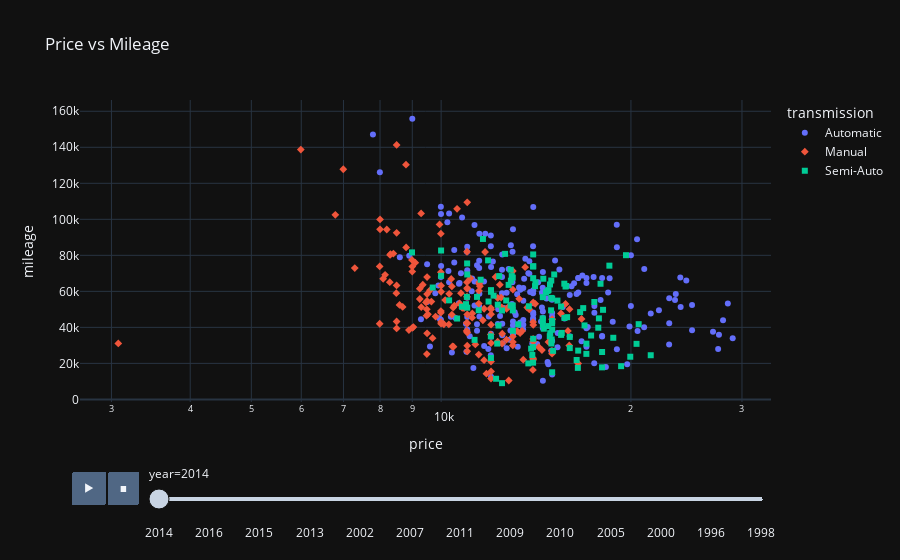

The notebook cell this image was saved under:
### Code cell
test=px.scatter(bmw, x="price",y="mileage", log_x= True, symbol= 'transmission'
                , animation_frame= 'year',template="plotly_dark",
           color='transmission',hover_name='transmission',title="Price vs Mileage")
test

### Figure 1 — Plotly figure (JSON) as saved in the notebook; plotly's stock layout.template omitted (floating-point values rounded to 4 significant figures; data arrays with more than 128 entries replaced by an {"elided": "..."} marker saying what was removed)
{"data": [{"hovertemplate": "<b>%{hovertext}</b><br><br>transmission=Automatic<br>year=2014<br>price=%{x}<br>mileage=%{y}<extra></extra>", "hovertext": {"elided": "209 str values"}, "legendgroup": "Automatic", "marker": {"color": "#636efa", "symbol": "circle"}, "mode": "markers", "name": "Automatic", "orientation": "v", "showlegend": true, "type": "scatter", "x": {"elided": "209 int values"}, "xaxis": "x", "y": {"elided": "209 int values"}, "yaxis": "y"}, {"hovertemplate": "<b>%{hovertext}</b><br><br>transmission=Manual<br>year=2014<br>price=%{x}<br>mileage=%{y}<extra></extra>", "hovertext": {"elided": "161 str values"}, "legendgroup": "Manual", "marker": {"color": "#EF553B", "symbol": "diamond"}, "mode": "markers", "name": "Manual", "orientation": "v", "showlegend": true, "type": "scatter", "x": {"elided": "161 int values"}, "xaxis": "x", "y": {"elided": "161 int values"}, "yaxis": "y"}, {"hovertemplate": "<b>%{hovertext}</b><br><br>transmission=Semi-Auto<br>year=2014<br>price=%{x}<br>mileage=%{y}<extra></extra>", "hovertext": ["Semi-Auto", "Semi-Auto", "Semi-Auto", "Semi-Auto", "Semi-Auto", "Semi-Auto", "Semi-Auto", "Semi-Auto", "Semi-Auto", "Semi-Auto", "Semi-Auto", "Semi-Auto", "Semi-Auto", "Semi-Auto", "Semi-Auto", "Semi-Auto", "Semi-Auto", "Semi-Auto", "Semi-Auto", "Semi-Auto", "Semi-Auto", "Semi-Auto", "Semi-Auto", "Semi-Auto", "Semi-Auto", "Semi-Auto", "Semi-Auto", "Semi-Auto", "Semi-Auto", "Semi-Auto", "Semi-Auto", "Semi-Auto", "Semi-Auto", "Semi-Auto", "Semi-Auto", "Semi-Auto", "Semi-Auto", "Semi-Auto", "Semi-Auto", "Semi-Auto", "Semi-Auto", "Semi-Auto", "Semi-Auto", "Semi-Auto", "Semi-Auto", "Semi-Auto", "Semi-Auto", "Semi-Auto", "Semi-Auto", "Semi-Auto", "Semi-Auto", "Semi-Auto", "Semi-Auto", "Semi-Auto", "Semi-Auto", "Semi-Auto", "Semi-Auto", "Semi-Auto", "Semi-Auto", "Semi-Auto", "Semi-Auto", "Semi-Auto", "Semi-Auto", "Semi-Auto", "Semi-Auto", "Semi-Auto", "Semi-Auto", "Semi-Auto", "Semi-Auto", "Semi-Auto", "Semi-Auto", "Semi-Auto", "Semi-Auto", "Semi-Auto", "Semi-Auto", "Semi-Auto", "Semi-Auto", "Semi-Auto", "Semi-Auto", "Semi-Auto", "Semi-Auto", "Semi-Auto", "Semi-Auto", "Semi-Auto", "Semi-Auto", "Semi-Auto", "Semi-Auto", "Semi-Auto", "Semi-Auto", "Semi-Auto", "Semi-Auto", "Semi-Auto", "Semi-Auto", "Semi-Auto", "Semi-Auto", "Semi-Auto", "Semi-Auto", "Semi-Auto", "Semi-Auto", "Semi-Auto", "Semi-Auto", "Semi-Auto", "Semi-Auto", "Semi-Auto", "Semi-Auto", "Semi-Auto", "Semi-Auto", "Semi-Auto", "Semi-Auto", "Semi-Auto", "Semi-Auto", "Semi-Auto", "Semi-Auto", "Semi-Auto", "Semi-Auto", "Semi-Auto", "Semi-Auto", "Semi-Auto"], "legendgroup": "Semi-Auto", "marker": {"color": "#00cc96", "symbol": "square"}, "mode": "markers", "name": "Semi-Auto", "orientation": "v", "showlegend": true, "type": "scatter", "x": [10600, 11998, 17495, 14000, 16800, 10985, 15000, 13990, 14495, 12490, 16998, 18750, 15795, 15000, 9998, 11470, 11891, 9998, 15495, 17898, 14495, 14750, 14990, 13995, 12795, 14995, 14498, 13995, 17292, 11399, 15532, 14972, 12272, 14112, 13252, 12630, 9698, 15498, 13750, 19295, 12222, 15112, 15995, 14999, 12891, 17791, 14798, 13990, 12298, 14894, 11000, 13775, 16475, 12111, 11990, 11870, 14090, 17998, 12995, 13990, 12490, 10995, 12681, 15291, 17750, 15690, 8991, 13891, 11998, 21498, 19640, 14995, 16495, 14998, 10295, 14950, 14950, 11298, 19950, 15050, 16612, 12990, 17999, 12890, 12990, 11650, 12360, 11000, 10950, 13995, 14941, 12331, 14790, 14882, 14522, 18062, 20412, 20572, 13950, 14550, 10792, 15842, 14662, 16882, 15750, 15995, 11995, 12901, 12991, 14490, 16402, 12941, 14869, 11552, 16995, 14959, 18485, 15680], "xaxis": "x", "y": [44900, 60681, 54075, 73923, 50687, 56952, 56000, 73837, 56787, 49400, 30954, 34219, 63000, 38689, 82681, 49500, 54335, 68647, 51565, 64215, 44000, 60212, 43000, 80500, 63592, 42313, 41419, 33655, 35481, 56926, 36919, 33287, 31000, 64995, 41692, 80826, 62121, 35822, 20000, 18458, 11463, 69382, 28500, 15056, 72000, 45012, 60697, 29046, 52598, 36771, 69382, 51716, 17500, 57617, 35000, 77209, 62890, 17787, 38094, 20402, 9024, 75500, 54931, 54859, 39801, 45212, 81641, 28173, 59752, 24528, 80078, 42749, 27092, 43525, 55000, 66008, 56355, 33046, 23693, 26973, 48474, 52135, 26311, 52106, 67617, 89096, 68469, 50924, 52900, 67319, 49460, 41000, 40715, 63820, 67000, 49745, 30852, 41773, 24649, 39271, 51483, 45671, 59317, 41083, 62695, 34682, 23000, 65912, 49445, 45000, 21880, 68489, 35093, 66449, 25276, 31039, 74269, 64260], "yaxis": "y"}], "layout": {"legend": {"title": {"text": "transmission"}, "tracegroupgap": 0}, "sliders": [{"active": 0, "currentvalue": {"prefix": "year="}, "len": 0.9, "pad": {"b": 10, "t": 60}, "steps": [{"args": [["2014"], {"frame": {"duration": 0, "redraw": false}, "fromcurrent": true, "mode": "immediate", "transition": {"duration": 0, "easing": "linear"}}], "label": "2014", "method": "animate"}, {"args": [["2018"], {"frame": {"duration": 0, "redraw": false}, "fromcurrent": true, "mode": "immediate", "transition": {"duration": 0, "easing": "linear"}}], "label": "2018", "method": "animate"}, {"args": [["2016"], {"frame": {"duration": 0, "redraw": false}, "fromcurrent": true, "mode": "immediate", "transition": {"duration": 0, "easing": "linear"}}], "label": "2016", "method": "animate"}, {"args": [["2017"], {"frame": {"duration": 0, "redraw": false}, "fromcurrent": true, "mode": "immediate", "transition": {"duration": 0, "easing": "linear"}}], "label": "2017", "method": "animate"}, {"args": [["2015"], {"frame": {"duration": 0, "redraw": false}, "fromcurrent": true, "mode": "immediate", "transition": {"duration": 0, "easing": "linear"}}], "label": "2015", "method": "animate"}, {"args": [["2019"], {"frame": {"duration": 0, "redraw": false}, "fromcurrent": true, "mode": "immediate", "transition": {"duration": 0, "easing": "linear"}}], "label": "2019", "method": "animate"}, {"args": [["2013"], {"frame": {"duration": 0, "redraw": false}, "fromcurrent": true, "mode": "immediate", "transition": {"duration": 0, "easing": "linear"}}], "label": "2013", "method": "animate"}, {"args": [["2020"], {"frame": {"duration": 0, "redraw": false}, "fromcurrent": true, "mode": "immediate", "transition": {"duration": 0, "easing": "linear"}}], "label": "2020", "method": "animate"}, {"args": [["2002"], {"frame": {"duration": 0, "redraw": false}, "fromcurrent": true, "mode": "immediate", "transition": {"duration": 0, "easing": "linear"}}], "label": "2002", "method": "animate"}, {"args": [["2004"], {"frame": {"duration": 0, "redraw": false}, "fromcurrent": true, "mode": "immediate", "transition": {"duration": 0, "easing": "linear"}}], "label": "2004", "method": "animate"}, {"args": [["2007"], {"frame": {"duration": 0, "redraw": false}, "fromcurrent": true, "mode": "immediate", "transition": {"duration": 0, "easing": "linear"}}], "label": "2007", "method": "animate"}, {"args": [["2008"], {"frame": {"duration": 0, "redraw": false}, "fromcurrent": true, "mode": "immediate", "transition": {"duration": 0, "easing": "linear"}}], "label": "2008", "method": "animate"}, {"args": [["2011"], {"frame": {"duration": 0, "redraw": false}, "fromcurrent": true, "mode": "immediate", "transition": {"duration": 0, "easing": "linear"}}], "label": "2011", "method": "animate"}, {"args": [["2012"], {"frame": {"duration": 0, "redraw": false}, "fromcurrent": true, "mode": "immediate", "transition": {"duration": 0, "easing": "linear"}}], "label": "2012", "method": "animate"}, {"args": [["2009"], {"frame": {"duration": 0, "redraw": false}, "fromcurrent": true, "mode": "immediate", "transition": {"duration": 0, "easing": "linear"}}], "label": "2009", "method": "animate"}, {"args": [["2006"], {"frame": {"duration": 0, "redraw": false}, "fromcurrent": true, "mode": "immediate", "transition": {"duration": 0, "easing": "linear"}}], "label": "2006", "method": "animate"}, {"args": [["2010"], {"frame": {"duration": 0, "redraw": false}, "fromcurrent": true, "mode": "immediate", "transition": {"duration": 0, "easing": "linear"}}], "label": "2010", "method": "animate"}, {"args": [["2003"], {"frame": {"duration": 0, "redraw": false}, "fromcurrent": true, "mode": "immediate", "transition": {"duration": 0, "easing": "linear"}}], "label": "2003", "method": "animate"}, {"args": [["2005"], {"frame": {"duration": 0, "redraw": false}, "fromcurrent": true, "mode": "immediate", "transition": {"duration": 0, "easing": "linear"}}], "label": "2005", "method": "animate"}, {"args": [["2001"], {"frame": {"duration": 0, "redraw": false}, "fromcurrent": true, "mode": "immediate", "transition": {"duration": 0, "easing": "linear"}}], "label": "2001", "method": "animate"}, {"args": [["2000"], {"frame": {"duration": 0, "redraw": false}, "fromcurrent": true, "mode": "immediate", "transition": {"duration": 0, "easing": "linear"}}], "label": "2000", "method": "animate"}, {"args": [["1999"], {"frame": {"duration": 0, "redraw": false}, "fromcurrent": true, "mode": "immediate", "transition": {"duration": 0, "easing": "linear"}}], "label": "1999", "method": "animate"}, {"args": [["1996"], {"frame": {"duration": 0, "redraw": false}, "fromcurrent": true, "mode": "immediate", "transition": {"duration": 0, "easing": "linear"}}], "label": "1996", "method": "animate"}, {"args": [["1997"], {"frame": {"duration": 0, "redraw": false}, "fromcurrent": true, "mode": "immediate", "transition": {"duration": 0, "easing": "linear"}}], "label": "1997", "method": "animate"}, {"args": [["1998"], {"frame": {"duration": 0, "redraw": false}, "fromcurrent": true, "mode": "immediate", "transition": {"duration": 0, "easing": "linear"}}], "label": "1998", "method": "animate"}], "x": 0.1, "xanchor": "left", "y": 0, "yanchor": "top"}], "title": {"text": "Price vs Mileage"}, "updatemenus": [{"buttons": [{"args": [null, {"frame": {"duration": 500, "redraw": false}, "fromcurrent": true, "mode": "immediate", "transition": {"duration": 500, "easing": "linear"}}], "label": "&#9654;", "method": "animate"}, {"args": [[null], {"frame": {"duration": 0, "redraw": false}, "fromcurrent": true, "mode": "immediate", "transition": {"duration": 0, "easing": "linear"}}], "label": "&#9724;", "method": "animate"}], "direction": "left", "pad": {"r": 10, "t": 70}, "showactive": false, "type": "buttons", "x": 0.1, "xanchor": "right", "y": 0, "yanchor": "top"}], "xaxis": {"anchor": "y", "domain": [0, 1], "title": {"text": "price"}, "type": "log"}, "yaxis": {"anchor": "x", "domain": [0, 1], "title": {"text": "mileage"}}}}
